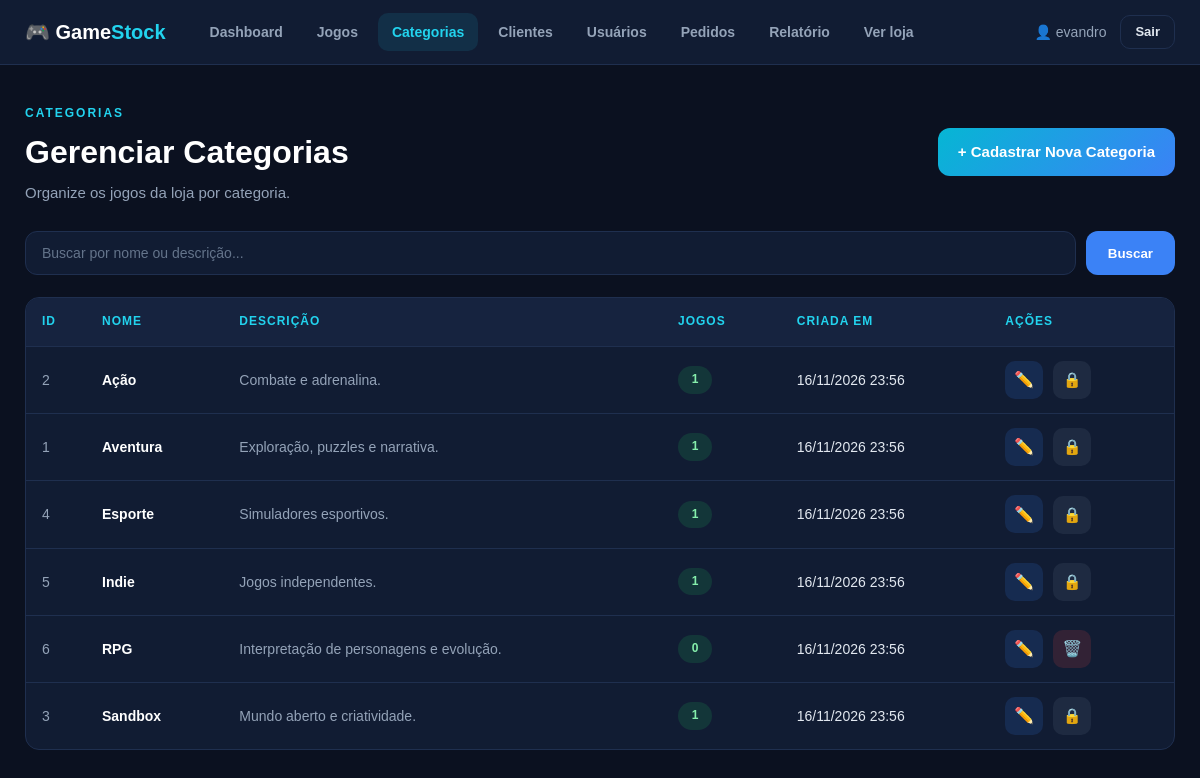
/admin/views/ver_categorias.php (signed in), run on the app's committed database.
### tables this page shows
CREATE TABLE categorias (
    id INT AUTO_INCREMENT PRIMARY KEY,
    nome VARCHAR(50) NOT NULL UNIQUE,
    descricao VARCHAR(255) NULL,
    created_at TIMESTAMP DEFAULT CURRENT_TIMESTAMP,
    updated_at TIMESTAMP DEFAULT CURRENT_TIMESTAMP ON UPDATE CURRENT_TIMESTAMP
);

### admin/config/conexao.php (called while the page is built, shortened)
<?php
class Conexao
{
    private static ?PDO $instancia = null;
    public static function getInstance(): PDO
    {
        if (self::$instancia === null) {
            try {
                self::$instancia = new PDO(
                    'mysql:host=' . self::HOST . ';dbname=' . self::BANCO . ';charset=utf8mb4',
                    self::USUARIO,
                    self::SENHA,
                    [
                        PDO::ATTR_ERRMODE            => PDO::ERRMODE_EXCEPTION,
                        PDO::ATTR_DEFAULT_FETCH_MODE => PDO::FETCH_ASSOC,
                    ]
                );
            } catch (PDOException $e) {
                http_response_code(500);
                exit('Erro! Não foi possível conectar ao banco. Importe o arquivo database.sql e confira o admin/config/conexao.php. Detalhe: '
                    . htmlspecialchars($e->getMessage(), ENT_QUOTES, 'UTF-8'));
            }
        }
        return self::$instancia;
    }
}
function e($valor): string
{
    return htmlspecialchars((string)$valor, ENT_QUOTES, 'UTF-8');
}
function data_br($data): string
{
    return $data ? date('d/m/Y H:i', strtotime($data)) : '-';
}
function usuario_logado(): ?array
{
    return $_SESSION['usuario'] ?? null;
}

### admin/models/categorias.php (called while the page is built, shortened)
<?php
require_once __DIR__ . '/../config/conexao.php';
class Categoria
{
    private $pdo;
    public function __construct()
    {
        $this->pdo = Conexao::getInstance();
    }
    public function listar(): array
    {
        return $this->pdo->query(
            "SELECT c.*, COUNT(g.id) AS total_games
             FROM categorias c
             LEFT JOIN games g ON g.categoria_id = c.id
             GROUP BY c.id
             ORDER BY c.nome ASC"
        )->fetchAll();
    }
}

### admin/views/ver_categorias.php (the view, shortened to what this page needs)
<?php
require_once __DIR__ . '/../models/categorias.php';
$model      = new Categoria();
$busca      = trim($_GET['buscar'] ?? '');
$categorias = $busca !== '' ? $model->buscar($busca) : $model->listar();
?>
<!DOCTYPE html>
<html lang="pt-br">
<head>
    <link rel="stylesheet" href="../public/css/style.css">
</head>
<body>
<header class="topbar">
    <div class="topbar-inner">
        <a class="brand" href="dashboard.php">🎮 Game<span>Stock</span></a>
        <nav class="nav">
            <a href="dashboard.php" class="">Dashboard</a>
            <a href="gerenciar_games.php" class="">Jogos</a>
            <a href="ver_categorias.php" class="active">Categorias</a>
            <a href="ver_clientes.php" class="">Clientes</a>
            <a href="ver_usuarios.php" class="">Usuários</a>
            <a href="ver_pedidos.php" class="">Pedidos</a>
            <a href="relatorio_vendas.php" class="">Relatório</a>
            <a href="../../loja/views/loja.php">Ver loja</a>
        </nav>
        <div class="topbar-user">
            <span>👤 <?= e(usuario_logado()['nome']) ?></span>
            <a href="../controllers/logout.php" class="btn-ghost">Sair</a>
        </div>
    </div>
</header>
<div class="page-container">
    <div class="page-header">
        <div>
            <span class="page-tag">CATEGORIAS</span>
            <h1>Gerenciar Categorias</h1>
            <p>Organize os jogos da loja por categoria.</p>
        </div>
        <a href="cadastrar_categoria.php" class="btn-primary">+ Cadastrar Nova Categoria</a>
    </div>
    <div class="search-box">
        <form method="GET" action="">
            <input type="text" name="buscar" placeholder="Buscar por nome ou descrição..." value="<?= e($busca) ?>">
            <button type="submit" class="btn-search">Buscar</button>
        </form>
    </div>
    <div class="table-container">
        <table>
            <thead>
                <tr>
                    <th>ID</th>
                    <th>Nome</th>
                    <th>Descrição</th>
                    <th>Jogos</th>
                    <th>Criada em</th>
                    <th>Ações</th>
                </tr>
            </thead>
            <tbody>
            <?php if ($categorias): ?>
                <?php foreach ($categorias as $c): ?>
                    <tr>
                        <td class="id-column"><?= (int)$c['id'] ?></td>
                        <td class="game-title"><?= e($c['nome']) ?></td>
                        <td class="description-column"><?= e($c['descricao']) ?></td>
                        <td><span class="stock-badge"><?= (int)$c['total_games'] ?></span></td>
                        <td><?= e(data_br($c['created_at'])) ?></td>
                        <td class="actions">
                            <a href="editar_categoria.php?id=<?= (int)$c['id'] ?>" class="action-edit" title="Editar categoria">✏️</a>
                            <?php if ((int)$c['total_games'] === 0): ?>
                                <button type="button" class="action-delete" title="Excluir categoria"
                                        data-excluir data-id="<?= (int)$c['id'] ?>" data-nome="<?= e($c['nome']) ?>">🗑️</button>
                            <?php else: ?>
                                <span class="action-lock" title="Possui jogos: não pode ser excluída">🔒</span>
                            <?php endif; ?>
                        </td>
                    </tr>
                <?php endforeach; ?>
            <?php else: ?>
                <tr><td colspan="6" class="empty-message">Nenhuma categoria encontrada.</td></tr>
            <?php endif; ?>
            </tbody>
        </table>
    </div>
</div>
</body>
</html>

### admin/public/css/style.css (style rules this page uses)
:root { --bg: #0b1120; --painel: #111c33; --painel-2: #16233f; --borda: #1f2f4f; --texto: #e2e8f0; --texto-suave: #94a3b8; --ciano: #22d3ee; --azul: #3b82f6; --verde: #22c55e; --amarelo: #f59e0b; --vermelho: #ef4444; --raio: 14px; }
* { margin: 0; padding: 0; box-sizing: border-box; }
body { font-family: Arial, Helvetica, sans-serif; background: var(--bg); color: var(--texto); min-height: 100vh; line-height: 1.45; }
a { color: inherit; }
.page-container { width: 100%; max-width: 1400px; margin: 0 auto; padding: 35px 25px 60px; }
.topbar { background: var(--painel); border-bottom: 1px solid var(--borda); position: sticky; top: 0; z-index: 20; }
.topbar-inner { max-width: 1400px; margin: 0 auto; padding: 0 25px; height: 64px; display: flex; align-items: center; gap: 30px; }
.brand { font-size: 20px; font-weight: bold; color: #fff; text-decoration: none; white-space: nowrap; }
.brand span { color: var(--ciano); }
.nav { display: flex; gap: 6px; flex: 1; }
.nav a { text-decoration: none; color: var(--texto-suave); padding: 9px 14px; border-radius: 10px; font-size: 14px; font-weight: bold; transition: .2s; }
.nav a.active { color: var(--ciano); background: rgba(34, 211, 238, .1); }
.topbar-user { display: flex; align-items: center; gap: 14px; font-size: 14px; color: var(--texto-suave); white-space: nowrap; }
.btn-ghost { text-decoration: none; border: 1px solid var(--borda); padding: 7px 14px; border-radius: 10px; color: var(--texto); font-size: 13px; font-weight: bold; transition: .2s; }
.page-header { display: flex; align-items: center; justify-content: space-between; gap: 30px; margin-bottom: 28px; }
.page-header h1 { color: #fff; font-size: 32px; margin: 6px 0; }
.page-header p { color: var(--texto-suave); font-size: 15px; }
.page-tag { color: var(--ciano); font-size: 12px; font-weight: bold; letter-spacing: 2px; }
.btn-primary { display: inline-block; background: linear-gradient(135deg, #06b6d4, #3b82f6); color: #fff; text-decoration: none; border: none; cursor: pointer; font-size: 15px; font-weight: bold; padding: 13px 20px; border-radius: 12px; transition: .25s; white-space: nowrap; }
.search-box { margin-bottom: 22px; }
.search-box form { display: flex; gap: 10px; flex-wrap: wrap; }
.search-box input, .search-box select { background: var(--painel); border: 1px solid var(--borda); color: var(--texto); padding: 13px 16px; border-radius: 12px; font-size: 14px; outline: none; transition: .2s; }
.search-box input { flex: 1; min-width: 220px; }
.search-box input::placeholder { color: #64748b; }
.btn-search { background: var(--azul); color: #fff; border: none; padding: 13px 22px; border-radius: 12px; font-weight: bold; cursor: pointer; transition: .2s; }
.table-container { background: var(--painel); border: 1px solid var(--borda); border-radius: var(--raio); overflow-x: auto; }
table { width: 100%; border-collapse: collapse; }
thead { background: var(--painel-2); }
th { text-align: left; padding: 15px 16px; font-size: 12px; letter-spacing: 1px; text-transform: uppercase; color: var(--ciano); white-space: nowrap; }
td { padding: 14px 16px; border-top: 1px solid var(--borda); font-size: 14px; vertical-align: middle; }
tbody tr { transition: background .2s; }
.id-column { color: var(--texto-suave); width: 60px; }
.game-title { font-weight: bold; color: #fff; }
.description-column { color: var(--texto-suave); max-width: 340px; }
.stock-badge { display: inline-block; min-width: 34px; text-align: center; padding: 5px 11px; border-radius: 999px; font-size: 12px; font-weight: bold; background: rgba(34, 197, 94, .15); color: #86efac; white-space: nowrap; }
.actions { white-space: nowrap; }
.actions a, .actions button { display: inline-flex; align-items: center; justify-content: center; width: 38px; height: 38px; border-radius: 10px; border: none; cursor: pointer; text-decoration: none; font-size: 16px; margin-right: 6px; transition: .2s; }
.action-edit { background: rgba(59, 130, 246, .15); }
.action-delete { background: rgba(239, 68, 68, .15); }
.action-lock { display: inline-flex; align-items: center; justify-content: center; width: 38px; height: 38px; border-radius: 10px; background: rgba(148, 163, 184, .1); font-size: 15px; cursor: help; }

### data on the page
categorias: id "2", nome "Ação", descricao "Combate e adrenalina.", total_games "1", created_at "16/11/2026 23:56"
categorias: id "1", nome "Aventura", descricao "Exploração, puzzles e narrativa.", total_games "1", created_at "16/11/2026 23:56"
categorias: id "4", nome "Esporte", descricao "Simuladores esportivos.", total_games "1", created_at "16/11/2026 23:56"
categorias: id "5", nome "Indie", descricao "Jogos independentes.", total_games "1", created_at "16/11/2026 23:56"
categorias: id "6", nome "RPG", descricao "Interpretação de personagens e evolução.", total_games "0", created_at "16/11/2026 23:56"
categorias: id "3", nome "Sandbox", descricao "Mundo aberto e criatividade.", total_games "1", created_at "16/11/2026 23:56"

### other printed values
usuario_logado()['nome'] "evandro"
